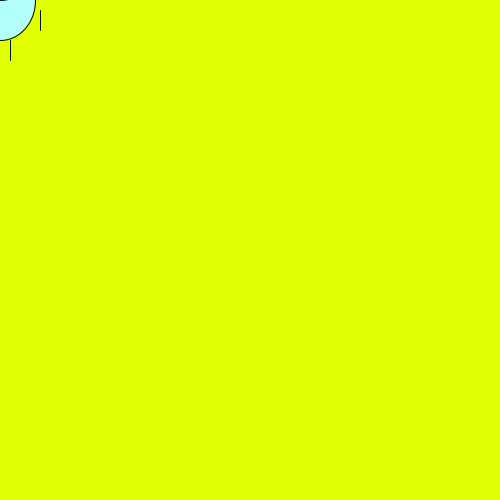
Frame 1 (no input)
Frame 60 (the mouse pressed at the canvas centre just before this capture): identical to frame 1, image omitted
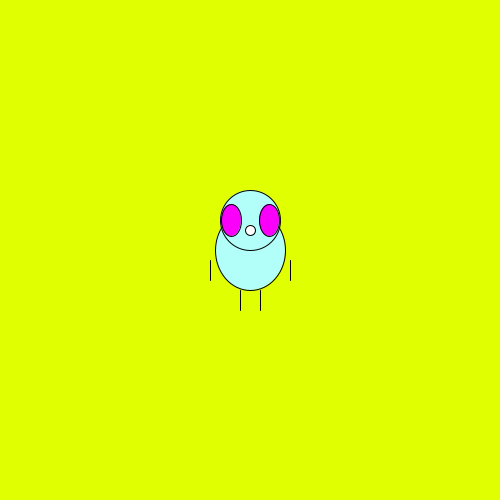
Frame 120 (the mouse held since frame 60 and released just before this capture)

The Processing sketch that drew these frames (run headless with seeded random() and noise(); from frame 60 on, the mouse is pressed at the canvas centre):

// Processing sketch: processing_94164
// ── processing_94164.pde

void setup() {
  // size of box, window
  size(500,500);  
  smooth();
  // The frame rate= how fast it moves throughout the screen, how fast it follows mouse
  frameRate(30);
}

void draw() {
  // color of background, looked up yellow colorr in color selector under 'tools'
  background(#E0FF00);  

// dude's body
  stroke(0);
  fill(#B2FFFA);
  ellipse(mouseX, mouseY,70,80);
  

// dude's head
  stroke(0);
  fill(#B2FFFA);
  ellipse(mouseX,mouseY-30,60,60);
 
 //dude's mouth
   stroke(0);
   fill(255);
   ellipse(mouseX,mouseY-20, 10,10);


 // dude's eyes, eye color is changed by mouse location
    fill(mouseX,0,mouseY); 
    ellipse(mouseX-19,mouseY-30,20,32); 
    ellipse(mouseX+19,mouseY-30,20,32); 

 // dude's legs
    stroke(0);
    // The legs are drawn according to the mouse location and the previous mouse location.
    line(mouseX-10,mouseY+40,pmouseX-10,pmouseY+60);
    line(mouseX+10,mouseY+40,pmouseX+10,pmouseY+60);
  
  // dude's arms, the arms are drawn according to the mouse location and the previous mouse location.
  stroke(0);
  line(mouseX-40, mouseY+10, pmouseX-40, pmouseY+30);
  line(mouseX+40, mouseY+10, pmouseX+40, pmouseY+30);
  
  //couldn't figure out how to add multiple raver dudes and music, maybe flocking affect
}

  
